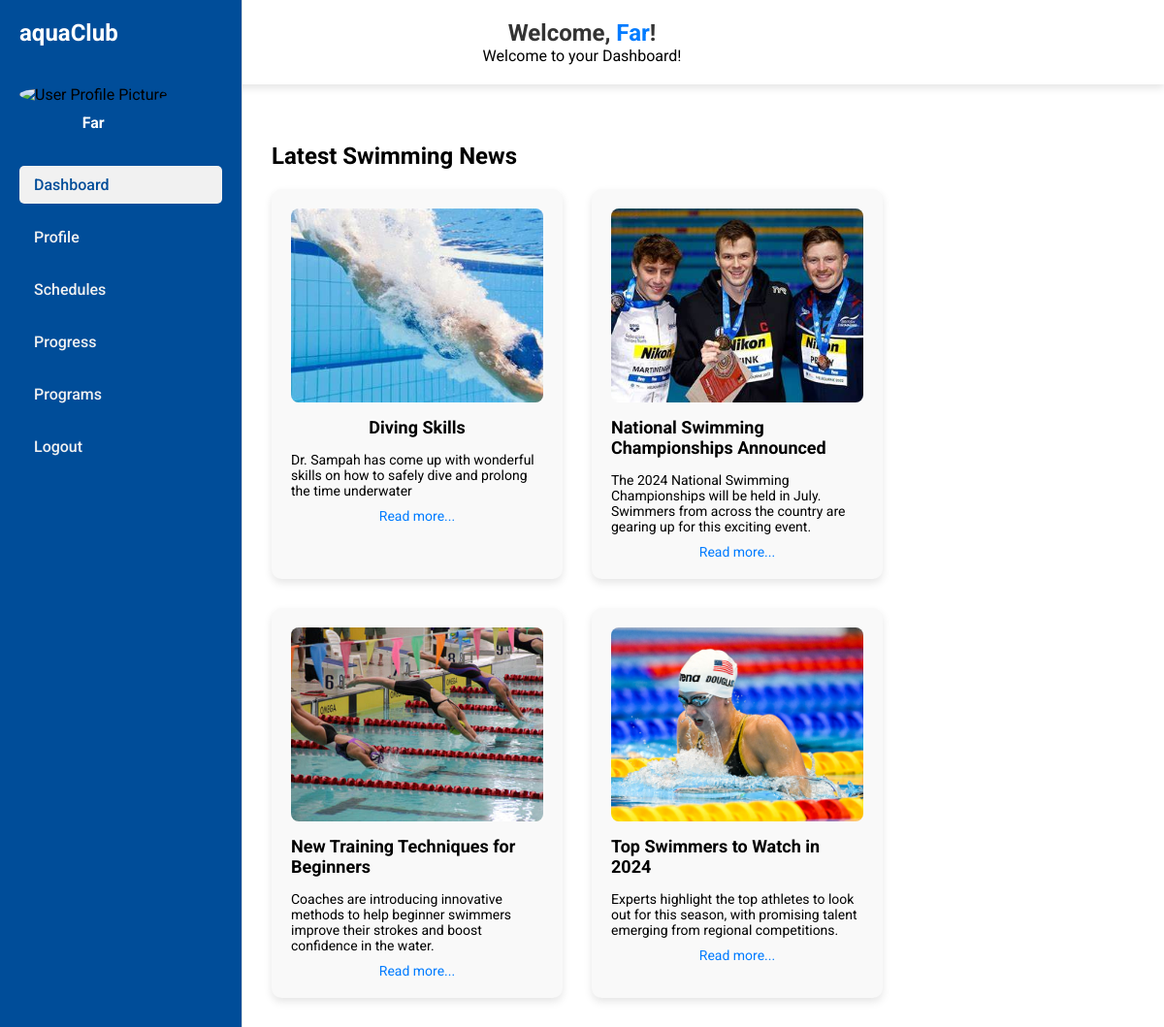
Screenshot of /user_dashboard.php (signed in) with the database file from the repository.
### tables this page shows
CREATE TABLE `userdashboard` (
  `dashboard_id` int(11) NOT NULL,
  `user_id` int(11) NOT NULL,
  `WelcomeMessage` varchar(255) NOT NULL,
  `profilepic_url` varchar(255) DEFAULT 'default-profile.png',
  `NewsTitle` varchar(255) DEFAULT NULL,
  `NewsContent` text DEFAULT NULL,
  `NewsImage` varchar(255) DEFAULT NULL,
  `NewsLink` varchar(255) DEFAULT NULL,
  `LastUpdated` timestamp NOT NULL DEFAULT current_timestamp() ON UPDATE current_timestamp()
);

### user_dashboard.php (the view, shortened to what this page needs)
<?php
include('config_.php');
$user_id = $_SESSION['user_id'];
$sql = "
SELECT
    d.WelcomeMessage,
    d.profilepic_url,
    d.NewsTitle,
    d.NewsContent,
    d.NewsImage,
    d.NewsLink,
    d.LastUpdated,
    u.username
FROM userdashboard d
INNER JOIN users u ON u.user_id = d.user_id
WHERE d.user_id = ?
ORDER BY d.LastUpdated DESC";
$stmt = $conn->prepare($sql);
$stmt->bind_param('i', $user_id);
$stmt->execute();
$result = $stmt->get_result();
$welcomeMessage = "Welcome to your Dashboard!";
$profilePicUrl = "default-profile.png";
$newsData = [];
if ($result->num_rows > 0) {
    while ($row = $result->fetch_assoc()) {
        $newsData[] = [
            'NewsTitle' => $row['NewsTitle'],
            'NewsContent' => $row['NewsContent'],
            'NewsImage' => $row['NewsImage'] ?? 'default-news.jpg',
            'NewsLink' => $row['NewsLink'] ?? '#'
        ];
    }
}
$username = $_SESSION['username'];
?>
<!DOCTYPE html>
<html lang="en">
<head>
    <link rel="stylesheet" href="user_dash.css">
</head>
<body>
    <div class="dashboard-container">
        <header class="welcome-header">
            <h1>Welcome, <span class="username"><?php echo htmlspecialchars($username); ?></span>!</h1>
            <p><?php echo htmlspecialchars($welcomeMessage); ?></p>
        </header>
        <nav class="sidebar">
            <div class="logo">aquaClub</div>
            <div class="user-profile">
                <img src="<?php echo htmlspecialchars($profilePicUrl); ?>" alt="User Profile Picture" class="profile-picture">
                <p class="username"><?php echo htmlspecialchars($username); ?></p>
            </div>
            <ul class="menu">
                <li><a href="user_dashboard.php" class="active">Dashboard</a></li>
                <li><a href="profile.php">Profile</a></li>
                <li><a href="schedules.php">Schedules</a></li>
                <li><a href="progress.php">Progress</a></li>
                <li><a href="programs.php">Programs</a></li>
                <li><a href="logout.php">Logout</a></li>
            </ul>
        </nav>
        <main class="main-content">
            <section class="news-updates-section">
                <h2>Latest Swimming News</h2>
                <div class="news-container">
                    <?php if (!empty($newsData)) { ?>
                        <?php foreach ($newsData as $news) { ?>
                            <article class="news-item">
                                <img src="<?php echo htmlspecialchars($news['NewsImage']); ?>" alt="News Image" class="news-image">
                                <h3><?php echo htmlspecialchars($news['NewsTitle']); ?></h3>
                                <p><?php echo htmlspecialchars($news['NewsContent']); ?></p>
                                <a href="<?php echo htmlspecialchars($news['NewsLink']); ?>">Read more...</a>
                            </article>
                        <?php } ?>
                    <?php } else { ?>
                        <p>No news updates available.</p>
                    <?php } ?>
                </div>
            </section>
        </main>
    </div>
</body>
</html>

### user_dash.css (style rules this page uses)
* { margin: 0; padding: 0; box-sizing: border-box; }
body { font-family: 'Roboto', sans-serif; background-color: #f4f7fa; background: url('dash.jpg') no-repeat center center fixed; }
.dashboard-container { display: flex; flex-direction: column; height: 100vh; }
.welcome-header { background-color: #fff; padding: 20px; text-align: center; box-shadow: 0 4px 8px rgba(0, 0, 0, 0.1); margin-bottom: 30px; }
.welcome-header h1 { font-size: 24px; color: #333; }
.welcome-header .username { color: #007bff; }
.sidebar { background-color: #004d99; width: 250px; padding: 20px; border-right: 1px solid #ddd; display: flex; flex-direction: column; align-items: flex-start; justify-content: flex-start; position: fixed; height: 100%; }
.sidebar .logo { font-size: 24px; font-weight: bold; margin-bottom: 40px; color: white; }
.sidebar .user-profile { text-align: center; margin-bottom: 20px; }
.sidebar .user-profile img { width: 80px; height: 80px; border-radius: 50%; margin-bottom: 10px; }
.sidebar .user-profile .username { color: white; font-weight: bold; }
.sidebar .menu { list-style: none; width: 100%; }
.sidebar .menu li { width: 100%; margin: 15px 0; }
.sidebar .menu li a { text-decoration: none; font-weight: 500; color: #f1f1f1; padding: 10px 15px; border-radius: 5px; width: 100%; display: block; }
.sidebar .menu li a:hover, .sidebar .menu li a.active { background-color: #f1f1f1; color: #004d99; }
.main-content { margin-left: 250px; padding: 30px; background-color: #fff; flex-grow: 1; }
.main-content h2 { font-size: 24px; margin-bottom: 20px; }
.news-container { display: flex; flex-wrap: wrap; gap: 30px; }
.news-item { background-color: #f9f9f9; width: 300px; padding: 20px; border-radius: 10px; box-shadow: 0 4px 8px rgba(0, 0, 0, 0.1); display: flex; flex-direction: column; align-items: center; }
.news-item img.news-image { width: 100%; height: 200px; object-fit: cover; border-radius: 8px; margin-bottom: 15px; }
.news-item h3 { font-size: 18px; margin-bottom: 15px; }
.news-item p { font-size: 14px; margin-bottom: 10px; }
.news-item a { text-decoration: none; color: #007bff; font-size: 14px; }

### rows the page displays
userdashboard: NewsImage (picture), NewsTitle "Diving Skills", NewsContent "Dr. Sampah has come up with wonderful skills on how to safely dive and prolong the time underwater"
userdashboard: NewsImage (picture), NewsTitle "National Swimming Championships Announced", NewsContent "The 2024 National Swimming Championships will be held in July. Swimmers from across the country are gearing up for this exciting event."
userdashboard: NewsImage (picture), NewsTitle "New Training Techniques for Beginners", NewsContent "Coaches are introducing innovative methods to help beginner swimmers improve their strokes and boost confidence in the water."
userdashboard: NewsImage (picture), NewsTitle "Top Swimmers to Watch in 2024", NewsContent "Experts highlight the top athletes to look out for this season, with promising talent emerging from regional competitions."

### other values shown
$username "Far"
$welcomeMessage "Welcome to your Dashboard!"
